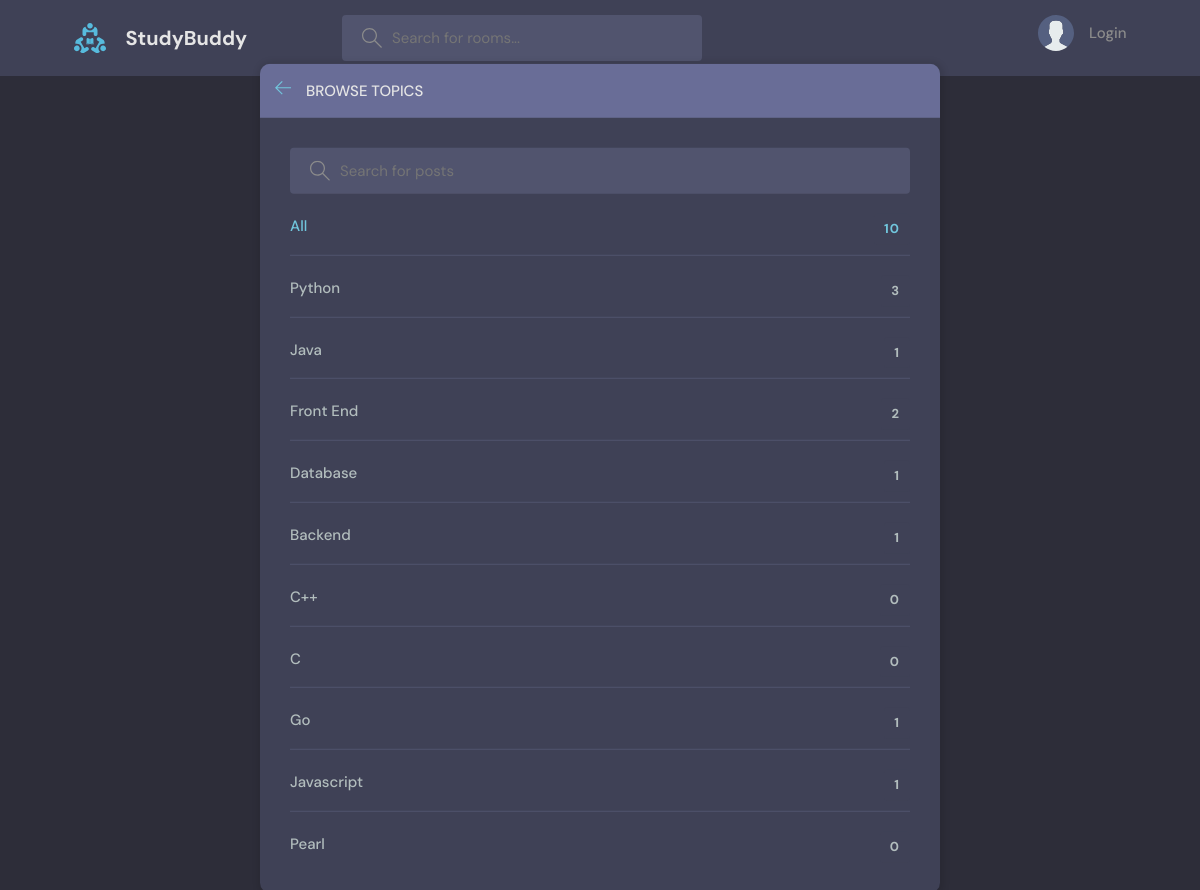
The app's page /topics/, older data.
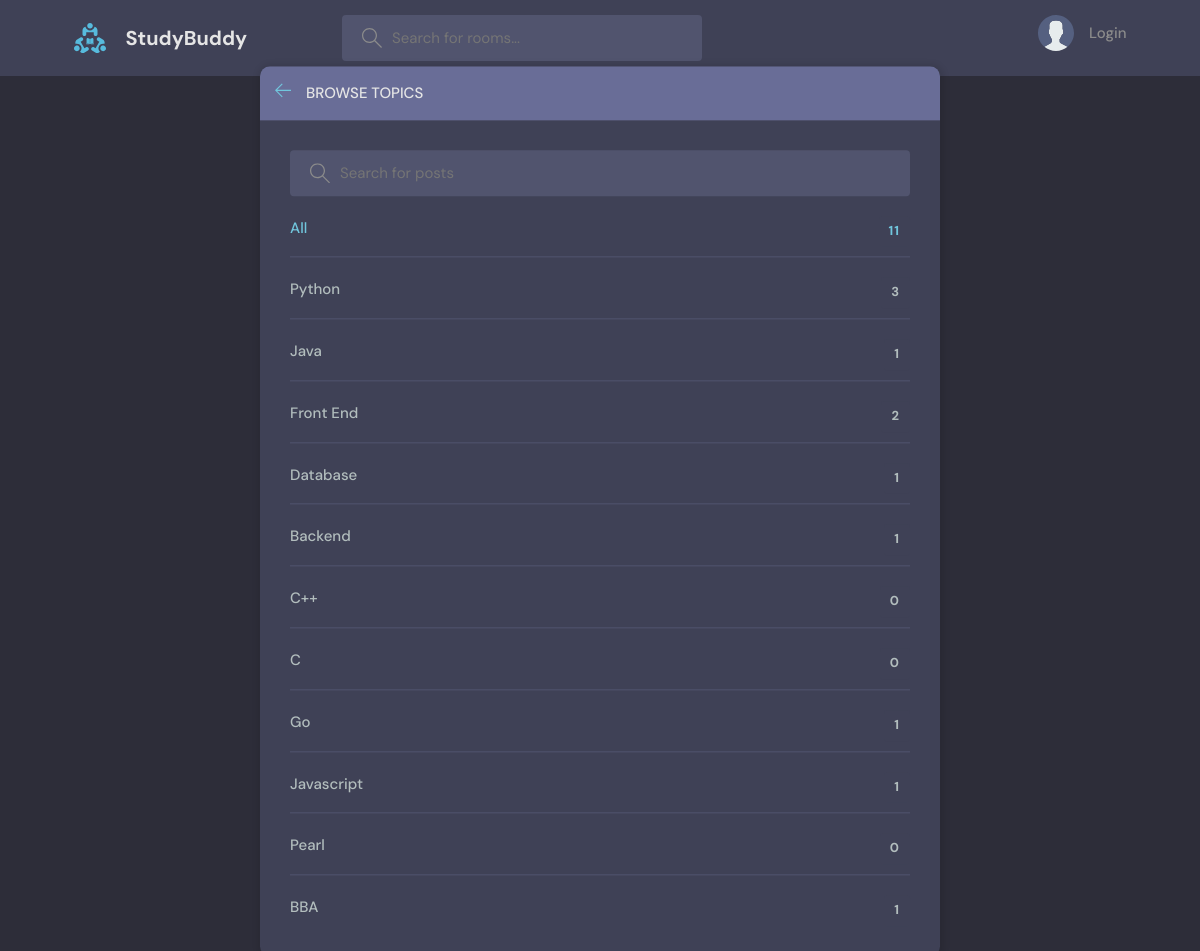
The same page, newer data.
### base/models.py (models this page shows, shortened)
class Topic(models.Model):
    name = models.CharField(max_length=200)

### base/views.py (the view)
# urls.py: path('topics/', views.topics_page, name="topics"),
def topics_page(request):
    q = request.GET.get('q') if request.GET.get('q') else ''
    topics = Topic.objects.filter(name__icontains=q)
    return render(request, 'base/topics.html', {'topics': topics})

### base/templates/base/topics.html (shortened to what this page needs)
{% extends 'main.html' %}
{% block content %}
    <main class="create-room layout">
      <div class="container">
        <div class="layout__box">
          <div class="layout__boxHeader">
            <div class="layout__boxTitle">
              <a href="{% url 'home' %}">
                <svg version="1.1" xmlns="http://www.w3.org/2000/svg" width="32" height="32" viewBox="0 0 32 32">
                  <title>arrow-left</title>
                  <path
                    d="M13.723 2.286l-13.723 13.714 13.719 13.714 1.616-1.611-10.96-10.96h27.625v-2.286h-27.625l10.965-10.965-1.616-1.607z"
                  ></path>
                </svg>
              </a>
              <h3>Browse Topics</h3>
            </div>
          </div>
          <div class="topics-page layout__body">
            <form action ="" method="GET" class="header__search">
              <label>
                <input name="q" placeholder="Search for posts" />
              </label>
            </form>
            <ul class="topics__list">
              <li>
                <a href="{% url 'home' %}" class="active">All <span>{{topics.count}}</span></a>
              </li>
              {% for topic in topics %}
              <li>
                  <a href="{% url 'home' %}?q={{topic.name}}">{{topic.name}} <span>{{topic.room_set.all.count}}</span> </a>
              </li>
              {% endfor %}
            </ul>
          </div>
        </div>
      </div>
    </main>
{% endblock %}

### templates/main.html (shortened to what this page needs)
<!DOCTYPE html>
{% load static %}
<html lang="en">
  <head>
    <link rel="stylesheet" href="{% static 'styles/style.css' %}" />
  </head>
  <body>
    {% include 'navbar.html' %}
    {% block content %}
    {% endblock %}
  </body>
</html>

### templates/navbar.html (shortened to what this page needs)
{% load static %}
<header class="header header--loggedIn">
    <div class="container">
      <a href="{% url 'home' %}" class="header__logo">
        <img src="{% static 'images/logo.svg' %}"/>
        <h1>StudyBuddy</h1>
      </a>
      <form class="header__search" method='GET' action="{% url 'home' %}">
        <label>
          <input name='q' placeholder="Search for rooms..." />
        </label>
      </form>
      <nav class="header__menu">
        {% if request.user.is_authenticated %}
        <div class="header__user">
          <a href="{% url 'profile' request.user.id %}">
            <div class="avatar avatar--medium active">
              <img src="https://randomuser.me/api/portraits/men/37.jpg" />
            </div>
            <p>{{request.user.username}}<span>@{{request.user.username}}</span></p>
          </a>
          <button class="dropdown-button">
            <svg version="1.1" xmlns="http://www.w3.org/2000/svg" width="32" height="32" viewBox="0 0 32 32">
              <title>chevron-down</title>
              <path d="M16 21l-13-13h-3l16 16 16-16h-3l-13 13z"></path>
            </svg>
          </button>
        </div>
        {% else %}
        <a href="{% url 'login' %}">
          <img src="{% static 'images/avatar.svg' %}" />
          <p>Login</p>
        </a>
        {% endif %}
      </nav>
    </div>
  </header>

### static/styles/style.css (style rules this page uses)
:root { --color-main: #71c6dd; --color-main-light: #e1f6fb; --color-dark: #3f4156; --color-dark-medium: #51546e; --color-dark-light: #696d97; --color-light: #e5e5e5; --color-gray: #8b8b8b; --color-light-gray: #b2bdbd; --color-bg: #2d2d39; --color-success: #5dd693; --color-error: #fc4b0b; }
* { font-family: "DM Sans", -apple-system, BlinkMacSystemFont, "Segoe UI", Roboto, Oxygen, Ubuntu, Cantarell, "Open Sans", "Helvetica Neue", sans-serif; margin: 0; padding: 0; box-sizing: border-box; text-rendering: optimizeLegibility; font-size: inherit; }
html { font-size: 56.25%; }
@media only screen and (min-width: 1200px) { html { font-size: 62.5%; } }
body { line-height: 1.6; font-weight: 400; font-size: 1.5rem; color: var(--color-light-gray); background-color: var(--color-bg); min-height: 100vh; }
img { width: 100%; }
a { display: inline-block; color: var(--color-main); text-decoration: none; }
.container { max-width: 120rem; width: 90%; margin: auto; }
.header { padding: 1.5rem; background-color: var(--color-dark); }
.header > .container { display: flex; gap: 9.5rem; }
.header__logo, .header__user { display: flex; gap: 2rem; align-items: center; }
.header__logo > img { height: 3.2rem; width: 3.2rem; }
.header__logo > h1 { font-weight: 700; font-size: 2rem; color: var(--color-light); }
.header__search > label { background-color: var(--color-dark-medium); padding: 1.3rem 1rem; display: flex; align-items: center; gap: 1rem; border-radius: 4px; }
.header__search svg { fill: var(--color-gray); width: 2rem; height: 2rem; margin-left: 1rem; }
.header__search input { width: 30rem; background: transparent; border: none; outline: none; color: var(--color-light); }
.header__menu { margin-left: auto; position: relative; }
.header__menu a { display: flex; gap: 1.5rem; align-items: center; font-weight: 500; text-decoration: none; color: var(--color-gray); }
.header__menu img { height: 3.6rem; }
.header__menu p { line-height: 1.2; }
.layout { margin-top: 2.4rem; }
.layout > .container { display: flex; justify-content: space-between; align-items: flex-start; }
.layout__box { width: 90%; max-width: 48rem; min-height: 40rem; position: absolute; top: 50%; left: 50%; transform: translate(-50%, -46%); background-color: var(--color-dark); border-radius: 1rem; box-shadow: 1px 1px 6px 3px rgba(0, 0, 0, 0.1); overflow: hidden; }
.layout__boxHeader { display: flex; padding: 1.5rem; background-color: var(--color-dark-light); }
.layout__boxTitle { display: flex; gap: 1.5rem; align-items: center; }
.layout__boxTitle h3 { text-transform: uppercase; font-weight: 500; color: var(--color-light); }
.layout__boxTitle svg { width: 1.6rem; height: 1.6rem; fill: var(--color-main); }
.layout__body { margin: 3rem; }
.topics__list { list-style: none; }
.topics__list li a { display: flex; justify-content: space-between; margin-bottom: 3rem; font-weight: 500; color: var(--color-light-gray); transition: all 0.3s ease-in-out; }
.topics__list li a.active, .topics__list li a:hover { color: var(--color-main); }
.topics__list li a span { padding: 0.5rem 1rem; background-color: var(--color-dark); border-radius: 3px; font-size: 1.3rem; font-weight: 700; letter-spacing: 1px; }
.topics-page .topics__list li:not(:last-child) a { margin: 2rem 0; padding-bottom: 1rem; text-decoration: none; border-bottom: 1px solid var(--color-dark-medium); }
.topics-page .header__search { display: block; }
.create-room.layout .layout__box { max-width: 68rem; }

Row changes from the older to the newer data that the page shows:
added Topic: name "BBA", room_set.all.count "1"
Text that changed along with them:
{{ topics.count }}: "10" → "11"
